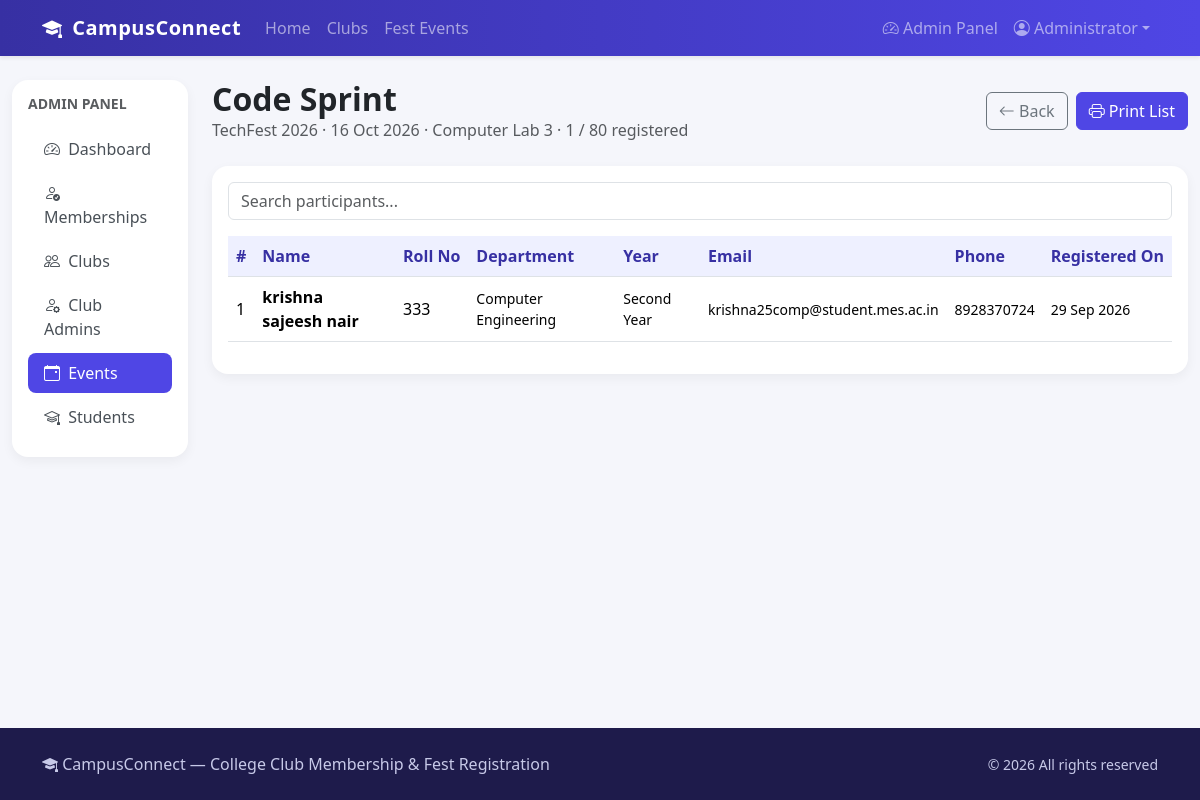
The app's page /admin/events/2/participants (signed in) with its own data.
### tables this page shows
CREATE TABLE "users" (
    id            INTEGER PRIMARY KEY AUTOINCREMENT,
    name          TEXT    NOT NULL,
    email         TEXT    NOT NULL UNIQUE,
    password_hash TEXT    NOT NULL,
    roll_no       TEXT,
    department    TEXT,
    year          TEXT,
    phone         TEXT,
    role          TEXT    NOT NULL DEFAULT 'student' CHECK (role IN ('student', 'admin', 'club_admin')),
    club_id       INTEGER REFERENCES clubs(id) ON DELETE CASCADE,    created_at    TEXT    NOT NULL DEFAULT CURRENT_TIMESTAMP
);

CREATE TABLE events (
    id               INTEGER PRIMARY KEY AUTOINCREMENT,
    title            TEXT    NOT NULL,
    fest_name        TEXT    NOT NULL,
    club_id          INTEGER REFERENCES clubs(id) ON DELETE SET NULL,
    description      TEXT    NOT NULL,
    venue            TEXT    NOT NULL,
    event_date       TEXT    NOT NULL,
    event_time       TEXT    NOT NULL,
    max_participants INTEGER NOT NULL DEFAULT 100,
    created_at       TEXT    NOT NULL DEFAULT CURRENT_TIMESTAMP
);

CREATE TABLE registrations (
    id            INTEGER PRIMARY KEY AUTOINCREMENT,
    user_id       INTEGER NOT NULL REFERENCES users(id) ON DELETE CASCADE,
    event_id      INTEGER NOT NULL REFERENCES events(id) ON DELETE CASCADE,
    registered_at TEXT    NOT NULL DEFAULT CURRENT_TIMESTAMP,
    UNIQUE (user_id, event_id)
);

### app.py (the view)
@app.route("/admin/events/<int:event_id>/participants")
@admin_required
def admin_participants(event_id):
    return render_participants(get_event_or_404(event_id), back_url=url_for("admin_events"))

### app.py (called while the page is built)
def get_db():
    if "db" not in g:
        g.db = sqlite3.connect(DATABASE)
        g.db.row_factory = sqlite3.Row
        g.db.execute("PRAGMA foreign_keys = ON")
    return g.db

@app.before_request
def load_user():
    user_id = session.get("user_id")
    g.user = None
    g.club = None
    if user_id is not None:
        db = get_db()
        g.user = db.execute("SELECT * FROM users WHERE id = ?", (user_id,)).fetchone()
        if g.user is not None and g.user["role"] == "club_admin":
            g.club = db.execute("SELECT * FROM clubs WHERE id = ?", (g.user["club_id"],)).fetchone()

def current_portal():
    user = g.get("user")
    return "club_admin" if user is not None and user["role"] == "club_admin" else "admin"

@app.context_processor
def inject_globals():
    return {
        "user": g.get("user"),
        "my_club": g.get("club"),
        "portal": current_portal(),
        "category_icons": CATEGORY_ICONS,
        "today": date.today().isoformat(),
    }

@app.template_filter("fmt_date")
def fmt_date(value):
    try:
        return datetime.strptime(value, "%Y-%m-%d").strftime("%d %b %Y")
    except (TypeError, ValueError):
        return value

def login_required(view):
    @wraps(view)
    def wrapped(*args, **kwargs):
        if g.user is None:
            flash("Please log in to continue.", "warning")
            return redirect(url_for("login", next=request.path))
        return view(*args, **kwargs)
    return wrapped

def admin_required(view):
    @wraps(view)
    @login_required
    def wrapped(*args, **kwargs):
        if g.user["role"] != "admin":
            abort(403)
        return view(*args, **kwargs)
    return wrapped

def get_event_or_404(event_id):
    event = get_db().execute(
        """SELECT e.*, c.name AS club_name,
                  (SELECT COUNT(*) FROM registrations r WHERE r.event_id = e.id) AS reg_count
           FROM events e LEFT JOIN clubs c ON c.id = e.club_id
           WHERE e.id = ?""",
        (event_id,),
    ).fetchone()
    if event is None:
        abort(404)
    return event

### templates/admin/participants.html (shortened to what this page needs)
{% extends portal ~ "/layout.html" %}
{% set active_section = 'admin_events' %}
{% block admin_content %}
<div class="d-flex flex-wrap justify-content-between align-items-center gap-2 mb-4">
    <div>
        <h2 class="fw-bold mb-0">{{ event.title }}</h2>
        <p class="text-muted mb-0">{{ event.fest_name }} &middot; {{ event.event_date|fmt_date }} &middot; {{ event.venue }}
            &middot; {{ participants|length }} / {{ event.max_participants }} registered</p>
    </div>
    <div class="no-print d-flex gap-2">
        <a href="{{ back_url }}" class="btn btn-outline-secondary"><i class="bi bi-arrow-left"></i> Back</a>
        <button onclick="window.print()" class="btn btn-brand"><i class="bi bi-printer"></i> Print List</button>
    </div>
</div>
<div class="card hover-card">
    <div class="card-body">
        <input type="text" id="liveSearch" class="form-control mb-3 no-print" placeholder="Search participants...">
        <div class="table-responsive">
            <table class="table align-middle">
                <thead><tr><th>#</th><th>Name</th><th>Roll No</th><th>Department</th><th>Year</th><th>Email</th><th>Phone</th><th>Registered On</th></tr></thead>
                <tbody>
                {% for p in participants %}
                    <tr class="searchable-item" data-search="{{ p.name }} {{ p.roll_no }} {{ p.email }} {{ p.department }}" data-category="all">
                        <td>{{ loop.index }}</td>
                        <td class="fw-semibold">{{ p.name }}</td>
                        <td>{{ p.roll_no }}</td>
                        <td class="small">{{ p.department }}</td>
                        <td class="small">{{ p.year }}</td>
                        <td class="small">{{ p.email }}</td>
                        <td class="small">{{ p.phone }}</td>
                        <td class="small">{{ p.registered_at[:10]|fmt_date }}</td>
                    </tr>
                {% else %}
                    <tr><td colspan="8" class="text-center text-muted py-4">No participants yet</td></tr>
                {% endfor %}
                </tbody>
            </table>
        </div>
    </div>
</div>
{% endblock %}

### templates/base.html (shortened to what this page needs)
<!doctype html>
<html lang="en">
<head>
    <link href="https://cdn.jsdelivr.net/npm/bootstrap@5.3.3/dist/css/bootstrap.min.css" rel="stylesheet">
    <link href="https://cdn.jsdelivr.net/npm/bootstrap-icons@1.11.3/font/bootstrap-icons.min.css" rel="stylesheet">
    <link href="{{ url_for('static', filename='css/style.css') }}" rel="stylesheet">
</head>
<body class="d-flex flex-column min-vh-100">
<nav class="navbar navbar-expand-lg navbar-dark bg-brand shadow-sm sticky-top">
    <div class="container">
        <a class="navbar-brand" href="{{ url_for('index') }}"><i class="bi bi-mortarboard-fill me-1"></i> CampusConnect</a>
        <div class="collapse navbar-collapse" id="mainNav">
            <ul class="navbar-nav me-auto">
                <li class="nav-item"><a class="nav-link {% if request.endpoint == 'index' %}active{% endif %}" href="{{ url_for('index') }}">Home</a></li>
                <li class="nav-item"><a class="nav-link {% if request.endpoint in ['clubs', 'club_detail'] %}active{% endif %}" href="{{ url_for('clubs') }}">Clubs</a></li>
                <li class="nav-item"><a class="nav-link {% if request.endpoint in ['events', 'event_detail'] %}active{% endif %}" href="{{ url_for('events') }}">Fest Events</a></li>
            </ul>
            <ul class="navbar-nav">
                {% if user %}
                    {% if user.role == 'admin' %}
                        <li class="nav-item"><a class="nav-link" href="{{ url_for('admin_dashboard') }}"><i class="bi bi-speedometer2"></i> Admin Panel</a></li>
                    {% elif user.role == 'club_admin' %}
                        <li class="nav-item"><a class="nav-link" href="{{ url_for('club_admin_dashboard') }}"><i class="bi bi-speedometer2"></i> Club Portal</a></li>
                    {% else %}
                        <li class="nav-item"><a class="nav-link" href="{{ url_for('dashboard') }}"><i class="bi bi-grid"></i> My Dashboard</a></li>
                    {% endif %}
                    <li class="nav-item dropdown">
                        <a class="nav-link dropdown-toggle" href="#" data-bs-toggle="dropdown"><i class="bi bi-person-circle"></i> {{ user.name.split()[0] }}</a>
                    </li>
                {% else %}
                    <li class="nav-item"><a class="nav-link" href="{{ url_for('login') }}">Login</a></li>
                    <li class="nav-item"><a class="btn btn-light btn-sm ms-lg-2 mt-1" href="{{ url_for('register') }}">Register</a></li>
                {% endif %}
            </ul>
        </div>
    </div>
</nav>
<main class="flex-grow-1">
    {% block content %}{% endblock %}
</main>
<footer class="py-4 mt-5">
    <div class="container d-flex flex-column flex-md-row justify-content-between align-items-center gap-2">
        <span><i class="bi bi-mortarboard-fill"></i> CampusConnect &mdash; College Club Membership &amp; Fest Registration</span>
        <span class="small">&copy; 2026 All rights reserved</span>
    </div>
</footer>
</body>
</html>

### static/css/style.css (style rules this page uses)
:root { --brand: #4f46e5; --brand-dark: #3730a3; --accent: #ec4899; }
body { background: #f5f6fb; font-family: "Segoe UI", system-ui, -apple-system, sans-serif; }
.navbar-brand { font-weight: 700; letter-spacing: .5px; }
.bg-brand { background: linear-gradient(90deg, var(--brand-dark), var(--brand)); }
.btn-brand { background: var(--brand); border-color: var(--brand); color: #fff; }
.hover-card { border: 0; border-radius: 1rem; transition: transform .2s ease, box-shadow .2s ease; box-shadow: 0 4px 12px rgba(0, 0, 0, .05); }
.table thead th { background: #eef0ff; color: var(--brand-dark); font-weight: 600; white-space: nowrap; }
footer { background: #1e1b4b; color: #c7c9e8; }

### records on screen
users: name "Administrator"
events: title "Code Sprint", fest_name "TechFest 2026", event_date|fmt_date "16 Oct 2026", venue "Computer Lab 3", max_participants "80"
registrations: name "krishna sajeesh nair", roll_no "333", department "Computer Engineering", year "Second Year", email "krishna25comp@student.mes.ac.in", phone "8928370724", registered_at "29 Sep 2026"

### other values on screen
{{ label }} "Dashboard" "Memberships" "Clubs" "Club Admins" "Events" "Students"
{{ participants|length }} "1"
